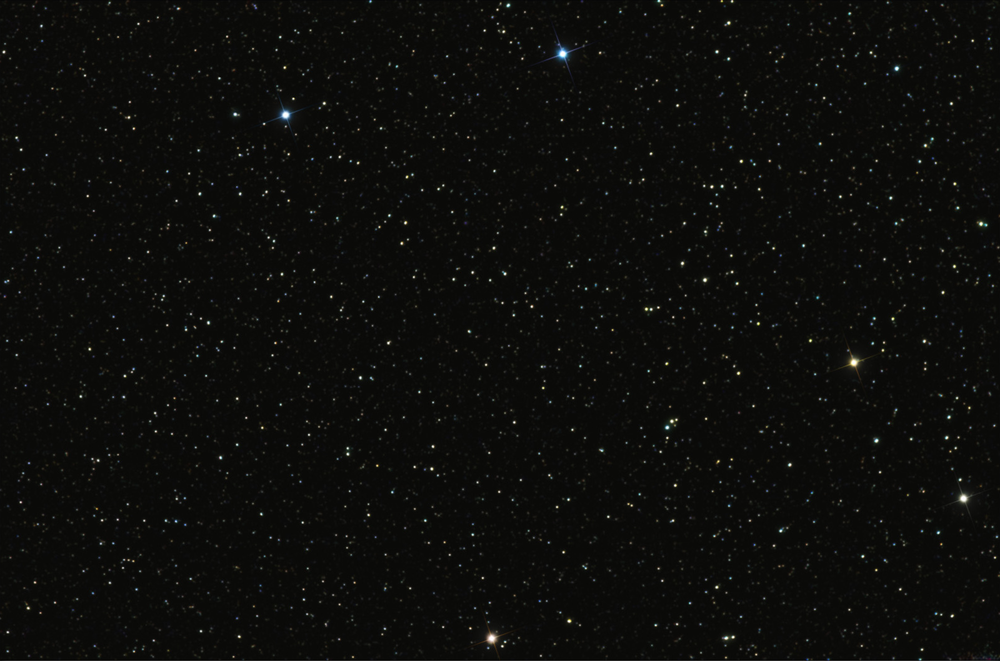
#> input picture brief/StarMap.png, 1000 x 661 px, shrunk from 1600 x 1057 before the run, found by its file name
$ python Small-Image-Localization.py
#> lines starting #> are read from the running program, lines starting #| are printed output that depends on the picture
"""
4DSight
Employement Project
Prepared by: Okan Yalçın
5.11.2020

"""

#Import necessary modules
import matplotlib.pyplot as plt
import cv2

#Load image as gray scaled
star_map = cv2.imread("StarMap.png",0)
#> star_map: shape (661, 1000); min 3, max 255, mean 12.2
small_image = cv2.imread("Small_area_rotated.png",0)
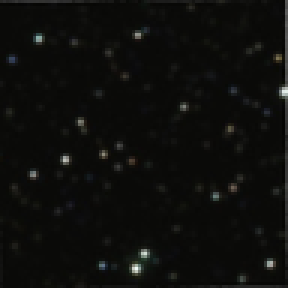
#> input picture brief/Small_area_rotated.png, 96 x 96 px, shrunk from 154 x 154 before the run, found by its file name (shown 3 times larger)
#> small_image: shape (96, 96); min 3, max 243, mean 13.2

#Width and height of the template image stored
w,h = small_image.shape
#> w = 96; h = 96

#Square Difference Norm method applied to find the match.
res = cv2.matchTemplate(star_map,small_image,cv2.TM_SQDIFF_NORMED)
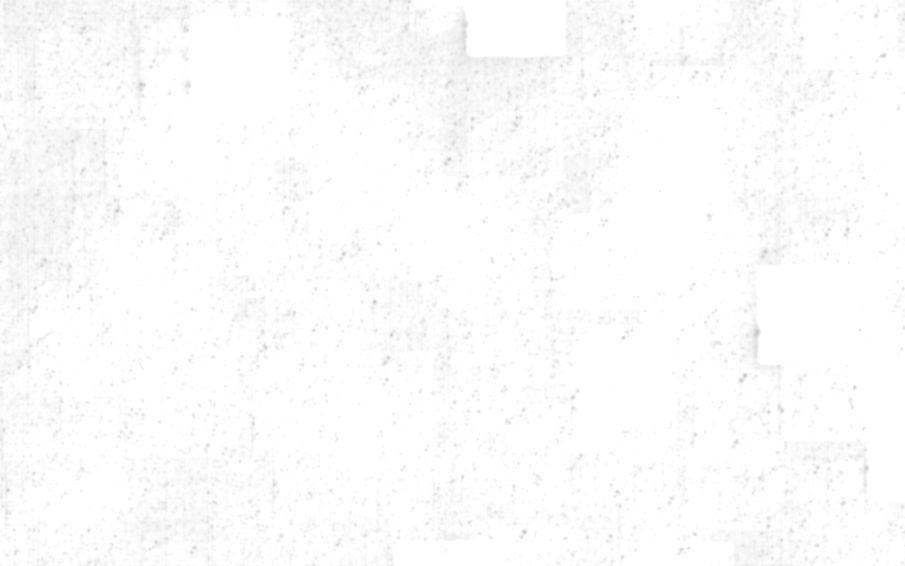
#> res: shape (566, 905) float32; min 0.769, max 1, mean 0.99
min_val, max_val, min_loc,max_loc = cv2.minMaxLoc(res)
#> min_val = 0.769; max_val = 1; min_loc = (449, 159); max_loc = (142, 0)


#Coordinates of the small image
top_left = min_loc
#> top_left = (449, 159)
bottom_right = (top_left[0] + w, top_left[1]+h)
#> bottom_right = (545, 255)
print("Detected image coordinates:")
print("Top left corner:", top_left)
#| Top left corner: (449, 159)
print("Top right corner:",(top_left[0]+w,top_left[1]))
#| Top right corner: (545, 159)
print("Bottom right:",bottom_right)
#| Bottom right: (545, 255)
print("Bottom left:",(bottom_right[0]-w,bottom_right[1]))
#| Bottom left: (449, 255)


#Shows the result.
cv2.rectangle(star_map,top_left,bottom_right,255,2)
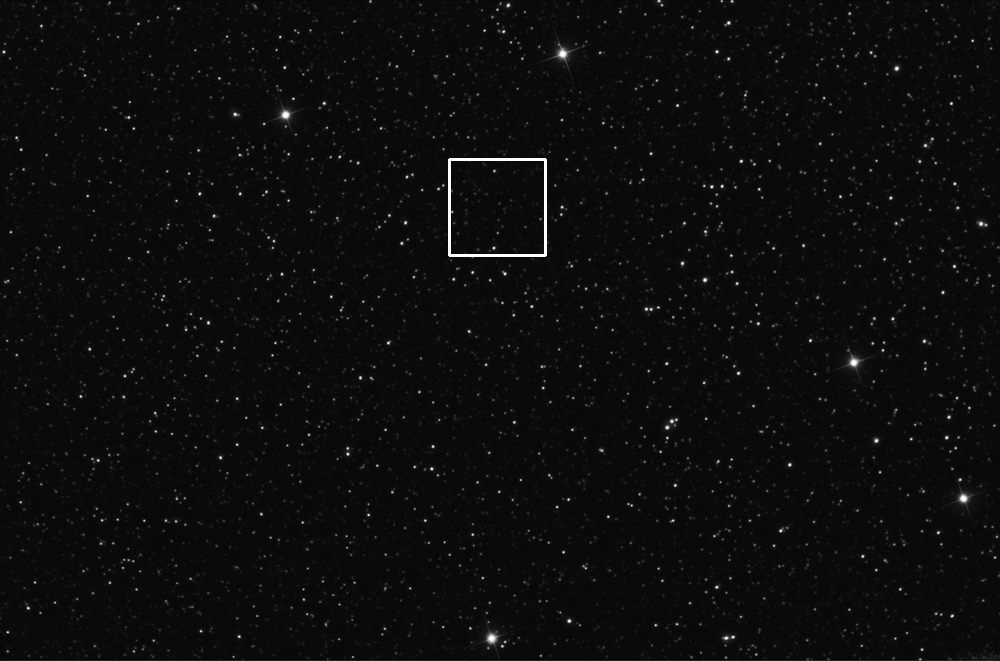
#> star_map: shape (661, 1000); min 3, max 255, mean 12.6
plt.subplot(121)
plt.imshow(res,cmap="gray")
plt.title("Detected Point")

plt.xticks([]),plt.yticks([])
plt.subplot(122)
plt.imshow(star_map,cmap="gray")
plt.title("Matched Result")
plt.show()
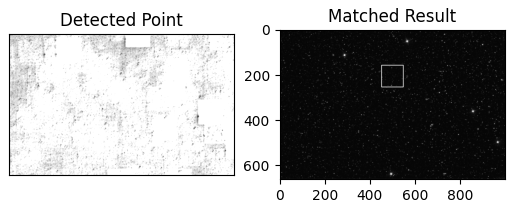
#> figure drawn by matplotlib, 2 panels
